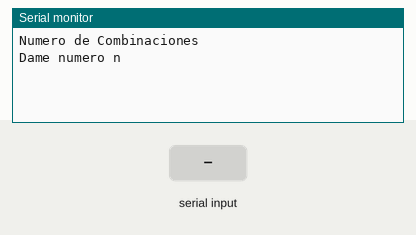
A sketch run on a simulated Arduino Uno, built with avr-gcc and run on an emulated ATmega328P. Shown: the last lines printed to the serial monitor. The test bench sets the inputs (shaded band).

Above: at 1.2 s.
1.3 s: "90,45\n" received over Serial
At 2.61 s:
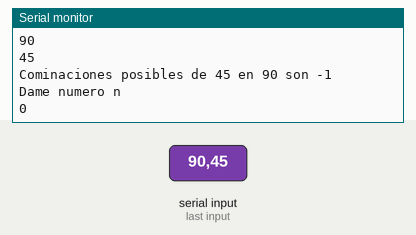
2.8 s: "30,150\n" received over Serial
At 4.2 s:
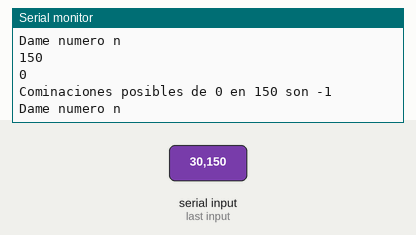
Timing chart, 0 to 5.8 s (numbered marks = the images above; inputs shaded):
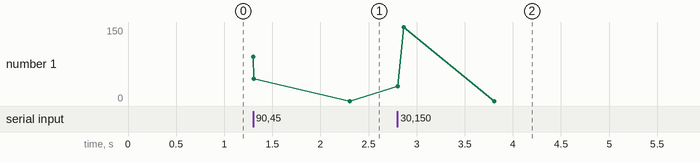

The sketch:

arduino.71.combinamden.ino
```cpp
int condicion = 0;  //control de flujo
int n = 0;        //declaracion variable n
int m = 0;        //declaracion variable m
int c = 0;        //combinaciones posibles
void setup() {

  Serial.begin(9600); //velocidad serial 9600
  Serial.println("Numero de Combinaciones ");
  Serial.println("Dame numero n");

}

void loop() { //repite continuamente

  while (condicion == 0) {  //condicion inicial

    if (Serial.available() > 0) { //si dato en serial entra
      n = Serial.parseInt(); //entra entero como n
      Serial.println(n);    //muestra valor de n
      condicion = 1;        //sale de condicion
    }

  }

  while (condicion == 1) {  //condicion inicial

    if (Serial.available() > 0) { //si dato en serial entra
      m = Serial.parseInt(); //entra entero como m
      Serial.println(m);    //muestra valor de m
      condicion = 2;        //sale de condicion
    }

  }
  c = fact(n) / (fact(n - m) * fact(m)); //formula de combinatoria
  Serial.print("Cominaciones posibles de "); Serial.print(m);
  Serial.print(" en "); Serial.print(n); Serial.print(" son ");
  Serial.println(c);
  Serial.println("Dame numero n");
  condicion = 0;

}

int fact(int x) { //funcion recursiva de factorial

  int resultado;
  if (x <= 1) {
    resultado = 1;
  }
  else {
    resultado = x * fact(x - 1); //se llama a si misma
  }
  return resultado;   //retornar el valor de resultado

}
```

Measured:
- after the input at 1.3 s, the serial monitor: prints a new line at once (image 1)
- after the input at 2.8 s, the serial monitor: prints a new line at once (image 2)
